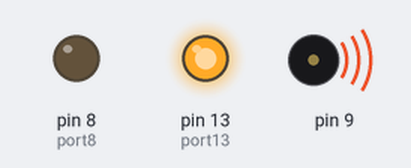
The sketch below on a simulated Arduino Uno, built with avr-gcc and run on an emulated ATmega328P. On the bench: output pins drawn as LEDs (lit = HIGH), buzzer (waves = sounding).

Above: at 0.2 s.
At 8.5 s:
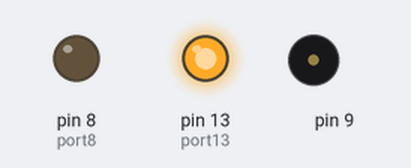
At 17.5 s:
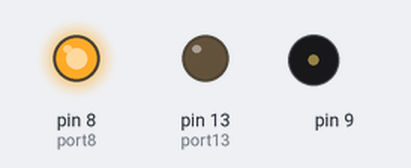
Timing chart, 0 to 18.4 s (numbered marks = the images above):
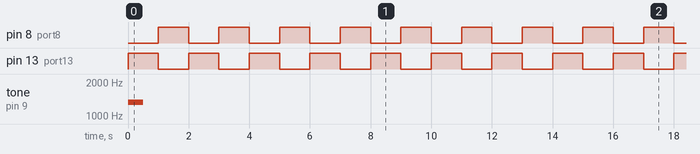

The sketch:

led.ino
```cpp
int port13 = 13;
int port8 = 8;

void setup(){
    pinMode(port13, OUTPUT);
    pinMode(port8, OUTPUT);
    tone(9,1318,500);
}
void loop(){
  digitalWrite(port13, HIGH);
  delay(1000);
  digitalWrite(port13, LOW);
  digitalWrite(port8, HIGH);
  delay(1000);
  digitalWrite(port8, LOW);
}
```

Measured:
- by itself, pin 8 (port8), pin 13 (port13): alternates HIGH for 1.0 s and LOW for 1.0 s
- by itself, tone on pin 9: silent → 1318 Hz at 0.00 s, → silent 0.50 s later
